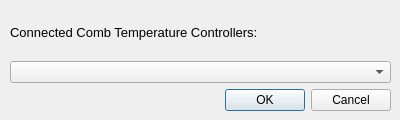
<?xml version="1.0" encoding="UTF-8"?>
<ui version="4.0">
 <class>iconfig_dialog</class>
 <widget class="QDialog" name="iconfig_dialog">
  <property name="geometry">
   <rect>
    <x>0</x>
    <y>0</y>
    <width>400</width>
    <height>120</height>
   </rect>
  </property>
  <property name="minimumSize">
   <size>
    <width>400</width>
    <height>100</height>
   </size>
  </property>
  <property name="maximumSize">
   <size>
    <width>400</width>
    <height>120</height>
   </size>
  </property>
  <property name="windowTitle">
   <string>Initial Configuration</string>
  </property>
  <property name="sizeGripEnabled">
   <bool>false</bool>
  </property>
  <widget class="QWidget" name="verticalLayoutWidget">
   <property name="geometry">
    <rect>
     <x>10</x>
     <y>10</y>
     <width>381</width>
     <height>101</height>
    </rect>
   </property>
   <layout class="QVBoxLayout" name="verticalLayout">
    <item>
     <widget class="QLabel" name="label">
      <property name="font">
       <font>
        <pointsize>10</pointsize>
       </font>
      </property>
      <property name="text">
       <string>Connected Comb Temperature Controllers:</string>
      </property>
     </widget>
    </item>
    <item>
     <widget class="QComboBox" name="comboBox"/>
    </item>
    <item>
     <widget class="QDialogButtonBox" name="buttonBox">
      <property name="orientation">
       <enum>Qt::Horizontal</enum>
      </property>
      <property name="standardButtons">
       <set>QDialogButtonBox::Cancel|QDialogButtonBox::Ok</set>
      </property>
     </widget>
    </item>
   </layout>
  </widget>
 </widget>
 <resources/>
 <connections>
  <connection>
   <sender>buttonBox</sender>
   <signal>accepted()</signal>
   <receiver>iconfig_dialog</receiver>
   <slot>accept()</slot>
   <hints>
    <hint type="sourcelabel">
     <x>248</x>
     <y>254</y>
    </hint>
    <hint type="destinationlabel">
     <x>157</x>
     <y>274</y>
    </hint>
   </hints>
  </connection>
  <connection>
   <sender>buttonBox</sender>
   <signal>rejected()</signal>
   <receiver>iconfig_dialog</receiver>
   <slot>reject()</slot>
   <hints>
    <hint type="sourcelabel">
     <x>316</x>
     <y>260</y>
    </hint>
    <hint type="destinationlabel">
     <x>286</x>
     <y>274</y>
    </hint>
   </hints>
  </connection>
 </connections>
</ui>
